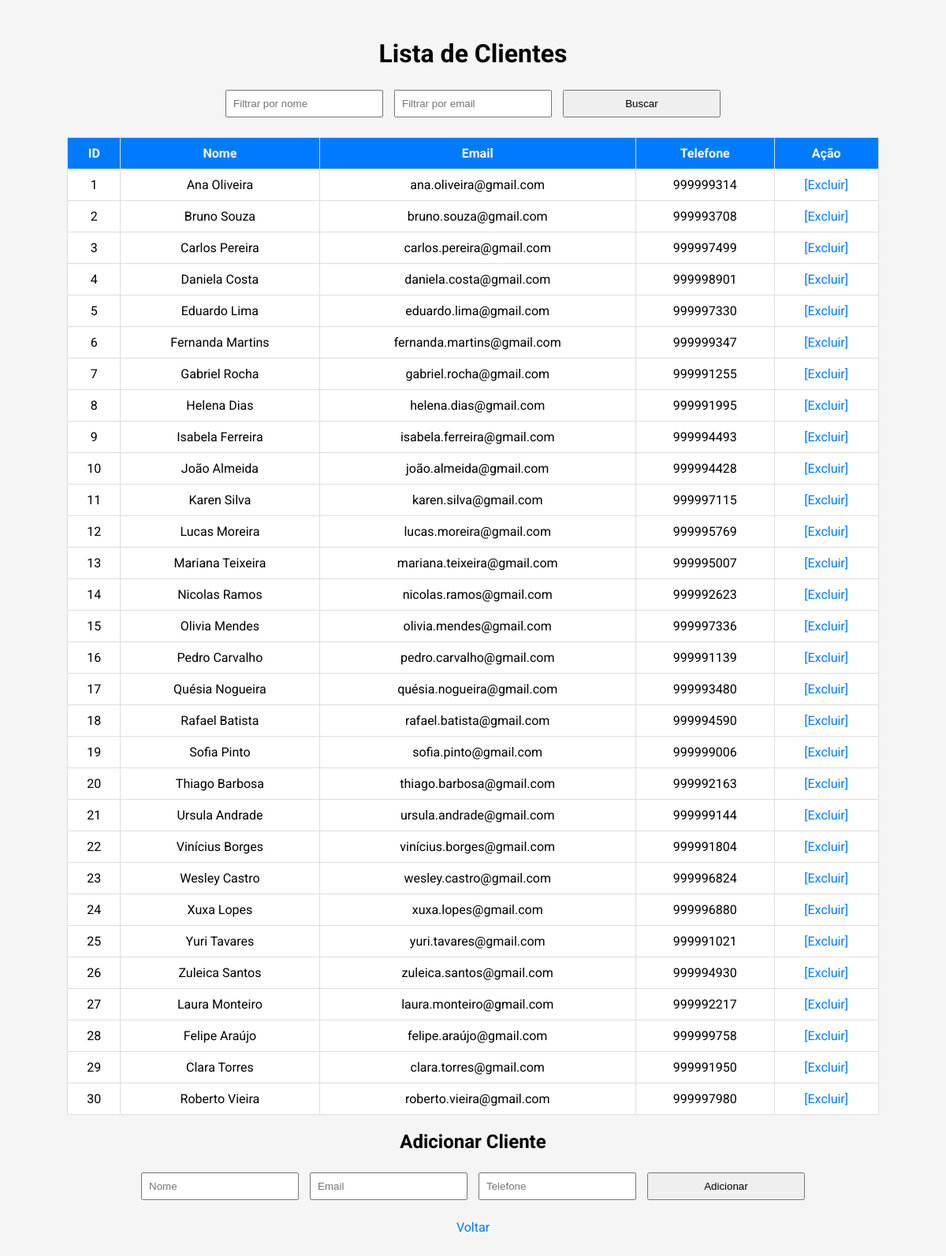
Screenshot of /clientes with the database file from the repository.
### models/cliente.py (models this page shows)
class Cliente(Base):
    __tablename__ = "TABclientes"
    id = Column("id", Integer, primary_key=True, autoincrement=True)
    nome = Column("nome", String, nullable = False)
    email = Column("email", String, nullable = False)
    telefone = Column("telefone", Integer, nullable = False)

### main.py (the view)
@app.route("/clientes") # Define a rota (Método GET)
def listar_clientes(): # Função responsável por retornar a lista de clientes, com ou sem filtros
    filtro_nome = request.args.get("filtro_nome", "") # Variável utilizada para busca filtrada, que recebe o valor do filtro nome
    filtro_email = request.args.get("filtro_email", "") # Variável utilizada para busca filtrada, que recebe o valor do filtro email
    if filtro_nome: # Aplica filtro por nome, Se existir
        clientes = session.query(Cliente).filter(Cliente.nome.contains(filtro_nome)).all() # Lista os clientes com o filtro_nome
    elif filtro_email: # Aplica filtro por email, Se existir
        clientes = session.query(Cliente).filter(Cliente.email.contains(filtro_email)).all() # Lista os clientes com o filtro_email
    else: # Se não tiver filtros ele cai aqui
        clientes = session.query(Cliente).all() # Lista todos os clientes (sem filtro)
    return render_template("clientes.html", clientes=clientes) # Envia a lista para o template "clientes.html" pela variável 'clientes'

### templates/clientes.html (shortened to what this page needs)
<!DOCTYPE html>
<html>
<head>
</head>
<body>
    <h1>Lista de Clientes</h1>
    <form method="GET" action="{{ url_for('listar_clientes') }}">
        <input type="text" name="filtro_nome" placeholder="Filtrar por nome" value="{{ request.args.get('filtro_nome', '') }}">
        <input type="text" name="filtro_email" placeholder="Filtrar por email" value="{{ request.args.get('filtro_email', '') }}">
        <button type="submit">Buscar</button>
    </form>
    <table>
        <thead>
            <tr>
                <th>ID</th>
                <th>Nome</th>
                <th>Email</th>
                <th>Telefone</th>
                <th>Ação</th>
            </tr>
        </thead>
        <tbody>
            {% for cliente in clientes %}
            <tr>
                <td>{{ cliente.id }}</td>
                <td>{{ cliente.nome }}</td>
                <td>{{ cliente.email }}</td>
                <td>{{ cliente.telefone }}</td>
                <td><a href="/clientes/excluir/{{ cliente.id }}">[Excluir]</a></td>
            </tr>
            {% endfor %}
        </tbody>
    </table>
    <h2>Adicionar Cliente</h2>
    <form action="/clientes/adicionar" method="post">
        <input type="text" name="nome" placeholder="Nome" required>
        <input type="email" name="email" placeholder="Email" required>
        <input type="number" name="telefone" placeholder="Telefone" required>
        <button type="submit">Adicionar</button>
    </form>
    <a href="/">Voltar</a>
</body>
</html>

### templates/clientes.html (style rules this page uses)
body { font-family: 'Roboto', sans-serif; text-align: center; background-color: #f5f5f5; padding: 20px; }
table { margin: 20px auto; width: 90%; border-collapse: collapse; background-color: #fff; }
th, td { border: 1px solid #ddd; padding: 10px; text-align: center; }
th { background-color: #007BFF; color: white; }
form { margin: 20px auto; width: 90%; text-align: center; }
input, button { margin: 5px; padding: 8px; width: 200px; box-sizing: border-box; }
a { text-decoration: none; color: #007BFF; }

### rows the page displays
Cliente: id "1", nome "Ana Oliveira", email "ana.oliveira@gmail.com", telefone "999999314"
Cliente: id "2", nome "Bruno Souza", email "bruno.souza@gmail.com", telefone "999993708"
Cliente: id "3", nome "Carlos Pereira", email "carlos.pereira@gmail.com", telefone "999997499"
Cliente: id "4", nome "Daniela Costa", email "daniela.costa@gmail.com", telefone "999998901"
Cliente: id "5", nome "Eduardo Lima", email "eduardo.lima@gmail.com", telefone "999997330"
Cliente: id "6", nome "Fernanda Martins", email "fernanda.martins@gmail.com", telefone "999999347"
Cliente: id "7", nome "Gabriel Rocha", email "gabriel.rocha@gmail.com", telefone "999991255"
Cliente: id "8", nome "Helena Dias", email "helena.dias@gmail.com", telefone "999991995"
Cliente: id "9", nome "Isabela Ferreira", email "isabela.ferreira@gmail.com", telefone "999994493"
Cliente: id "10", nome "João Almeida", email "joão.almeida@gmail.com", telefone "999994428"
Cliente: id "11", nome "Karen Silva", email "karen.silva@gmail.com", telefone "999997115"
Cliente: id "12", nome "Lucas Moreira", email "lucas.moreira@gmail.com", telefone "999995769"
Cliente: id "13", nome "Mariana Teixeira", email "mariana.teixeira@gmail.com", telefone "999995007"
Cliente: id "14", nome "Nicolas Ramos", email "nicolas.ramos@gmail.com", telefone "999992623"
Cliente: id "15", nome "Olivia Mendes", email "olivia.mendes@gmail.com", telefone "999997336"
Cliente: id "16", nome "Pedro Carvalho", email "pedro.carvalho@gmail.com", telefone "999991139"
Cliente: id "17", nome "Quésia Nogueira", email "quésia.nogueira@gmail.com", telefone "999993480"
Cliente: id "18", nome "Rafael Batista", email "rafael.batista@gmail.com", telefone "999994590"
Cliente: id "19", nome "Sofia Pinto", email "sofia.pinto@gmail.com", telefone "999999006"
Cliente: id "20", nome "Thiago Barbosa", email "thiago.barbosa@gmail.com", telefone "999992163"
Cliente: id "21", nome "Ursula Andrade", email "ursula.andrade@gmail.com", telefone "999999144"
Cliente: id "22", nome "Vinícius Borges", email "vinícius.borges@gmail.com", telefone "999991804"
Cliente: id "23", nome "Wesley Castro", email "wesley.castro@gmail.com", telefone "999996824"
Cliente: id "24", nome "Xuxa Lopes", email "xuxa.lopes@gmail.com", telefone "999996880"
Cliente: id "25", nome "Yuri Tavares", email "yuri.tavares@gmail.com", telefone "999991021"
Cliente: id "26", nome "Zuleica Santos", email "zuleica.santos@gmail.com", telefone "999994930"
Cliente: id "27", nome "Laura Monteiro", email "laura.monteiro@gmail.com", telefone "999992217"
Cliente: id "28", nome "Felipe Araújo", email "felipe.araújo@gmail.com", telefone "999999758"
Cliente: id "29", nome "Clara Torres", email "clara.torres@gmail.com", telefone "999991950"
Cliente: id "30", nome "Roberto Vieira", email "roberto.vieira@gmail.com", telefone "999997980"
